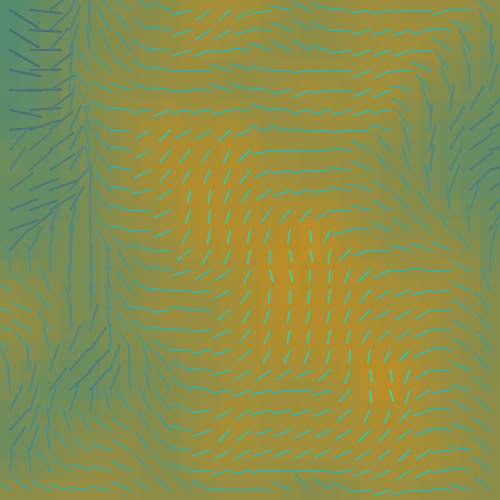
Frame 1 (no input)
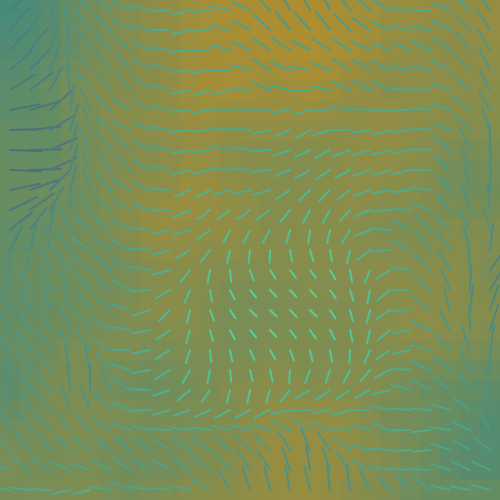
Frame 60 (no input)
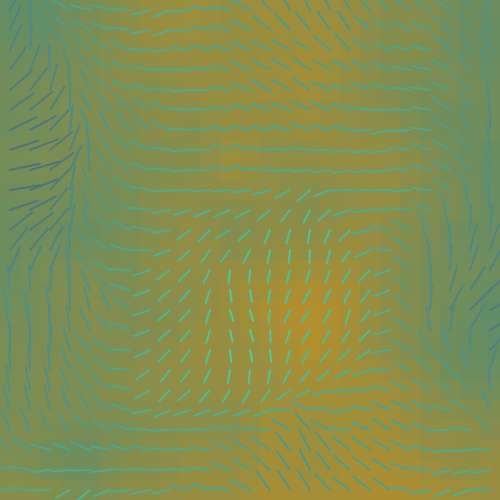
Frame 120 (the mouse pressed at the canvas centre since frame 60)

The p5.js sketch that drew these frames (run headless with seeded random() and noise() and a simulated clock; from frame 60 on, the mouse is pressed at the canvas centre):

// p5.js sketch
// ── sketch.js
/*
Extra features implemented:
- Changed the colors of the color grid
- Used the noise to change the color and length of the compass lines
*/

var stepSize = 20;

function setup() {
    createCanvas(500, 500);
}
///////////////////////////////////////////////////////////////////////
function draw() {
    background(125);

    colorGrid();
    compassGrid();
}
///////////////////////////////////////////////////////////////////////
function colorGrid() {
    // your code here
    for (var x = 0; x < width; x += width / 25) {
		for (var y = 0; y < height; y += height / 25) {
            var speed = map(mouseX, 0, width, 25, 150);
            var n = noise(x / 300, y / 300, frameCount / speed);
            
            push();
                fill(lerpColor(color("#F18F01"), color("#048BA8"), n));
                noStroke();
                rect(x, y, stepSize, stepSize);
            pop();
        }
    }
}
///////////////////////////////////////////////////////////////////////
function compassGrid() {
    // your code here
    for (var x = 0; x < width; x += width / 25) {
		for (var y = 0; y < height; y += height / 25) {
            var speed = map(mouseX, 0, width, 150, 250);
            var n = noise(x / 300, y / 300, frameCount / speed);
            var angle = map(n, 0, 1, 0, 720);
            var length = map(n, 0, 1, 0, 50);
            
            push();
                translate(x + stepSize / 2, y + stepSize / 2); // move to the center of each grid
                rotate(radians(angle));
                stroke(lerpColor(color("#50FFB1"), color("#4C1A57"), n));
                strokeWeight(2);
                line(0, 0, 0, 0 - length);
            pop();
        }
    }
}
